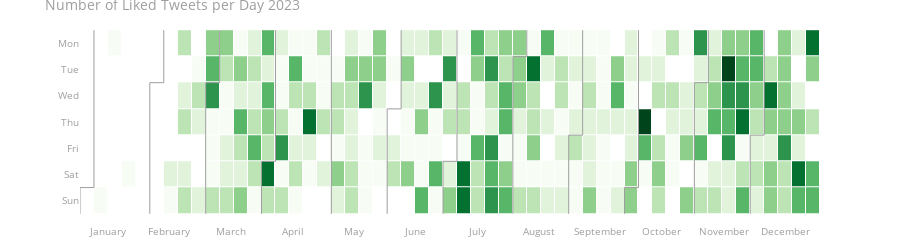

The notebook cell saved with this chart:
### Code cell
from plotly_calplot import calplot

def convert_to_day_df(df):
    # Convert the 'date' column to datetime if it's not already
    df['date'] = pd.to_datetime(df['date'])
    day_df = df.groupby(df['date'].dt.date).size().reset_index(name='num_tweets')
    
    return day_df

day_df = convert_to_day_df(df)
day_df.head(2)

fig = calplot(day_df[(day_df['date'].astype(str)>'2023-01-01') & (day_df['date'].astype(str) < '2024-01-01')], x="date", y="num_tweets", 
              start_month = 1,
    end_month = 12,
    )

# set height of the figure
fig.update_layout(height=250)
# add title 
fig.update_layout(title='Number of Liked Tweets per Day 2023')
fig.show()

### Figure 1 — Plotly figure (JSON) as saved in the notebook; plotly's stock layout.template omitted (floating-point values rounded to 4 significant figures; data arrays with more than 128 entries replaced by an {"elided": "..."} marker saying what was removed)
{"data": [{"colorscale": [[0, "rgb(247,252,245)"], [0.125, "rgb(229,245,224)"], [0.25, "rgb(199,233,192)"], [0.375, "rgb(161,217,155)"], [0.5, "rgb(116,196,118)"], [0.625, "rgb(65,171,93)"], [0.75, "rgb(35,139,69)"], [0.875, "rgb(0,109,44)"], [1, "rgb(0,68,27)"]], "customdata": {"elided": "365x2 str values"}, "hovertemplate": "%{customdata[0]} <br>Week=%{x} <br>%{customdata[1]}=%{z}", "name": "2023", "showscale": false, "type": "heatmap", "x": {"elided": "365 int values"}, "xaxis": "x", "xgap": 1, "y": {"elided": "365 int values"}, "yaxis": "y", "ygap": 1, "z": {"elided": "365 int values"}, "zmax": 8, "zmin": 1}, {"hoverinfo": "skip", "line": {"color": "#9e9e9e", "width": 1}, "mode": "lines", "type": "scatter", "x": [-0.5, -0.5], "xaxis": "x", "y": [5.5, 6.5], "yaxis": "y"}, {"hoverinfo": "skip", "line": {"color": "#9e9e9e", "width": 1}, "mode": "lines", "type": "scatter", "x": [-0.5, 0.5], "xaxis": "x", "y": [5.5, 5.5], "yaxis": "y"}, {"hoverinfo": "skip", "line": {"color": "#9e9e9e", "width": 1}, "mode": "lines", "type": "scatter", "x": [0.5, 0.5], "xaxis": "x", "y": [5.5, -0.5], "yaxis": "y"}, {"hoverinfo": "skip", "line": {"color": "#9e9e9e", "width": 1}, "mode": "lines", "type": "scatter", "x": [4.5, 4.5], "xaxis": "x", "y": [1.5, 6.5], "yaxis": "y"}, {"hoverinfo": "skip", "line": {"color": "#9e9e9e", "width": 1}, "mode": "lines", "type": "scatter", "x": [4.5, 5.5], "xaxis": "x", "y": [1.5, 1.5], "yaxis": "y"}, {"hoverinfo": "skip", "line": {"color": "#9e9e9e", "width": 1}, "mode": "lines", "type": "scatter", "x": [5.5, 5.5], "xaxis": "x", "y": [1.5, -0.5], "yaxis": "y"}, {"hoverinfo": "skip", "line": {"color": "#9e9e9e", "width": 1}, "mode": "lines", "type": "scatter", "x": [8.5, 8.5], "xaxis": "x", "y": [1.5, 6.5], "yaxis": "y"}, {"hoverinfo": "skip", "line": {"color": "#9e9e9e", "width": 1}, "mode": "lines", "type": "scatter", "x": [8.5, 9.5], "xaxis": "x", "y": [1.5, 1.5], "yaxis": "y"}, {"hoverinfo": "skip", "line": {"color": "#9e9e9e", "width": 1}, "mode": "lines", "type": "scatter", "x": [9.5, 9.5], "xaxis": "x", "y": [1.5, -0.5], "yaxis": "y"}, {"hoverinfo": "skip", "line": {"color": "#9e9e9e", "width": 1}, "mode": "lines", "type": "scatter", "x": [12.5, 12.5], "xaxis": "x", "y": [4.5, 6.5], "yaxis": "y"}, {"hoverinfo": "skip", "line": {"color": "#9e9e9e", "width": 1}, "mode": "lines", "type": "scatter", "x": [12.5, 13.5], "xaxis": "x", "y": [4.5, 4.5], "yaxis": "y"}, {"hoverinfo": "skip", "line": {"color": "#9e9e9e", "width": 1}, "mode": "lines", "type": "scatter", "x": [13.5, 13.5], "xaxis": "x", "y": [4.5, -0.5], "yaxis": "y"}, {"hoverinfo": "skip", "line": {"color": "#9e9e9e", "width": 1}, "mode": "lines", "type": "scatter", "x": [17.5, 17.5], "xaxis": "x", "y": [-0.5, 6.5], "yaxis": "y"}, {"hoverinfo": "skip", "line": {"color": "#9e9e9e", "width": 1}, "mode": "lines", "type": "scatter", "x": [21.5, 21.5], "xaxis": "x", "y": [2.5, 6.5], "yaxis": "y"}, {"hoverinfo": "skip", "line": {"color": "#9e9e9e", "width": 1}, "mode": "lines", "type": "scatter", "x": [21.5, 22.5], "xaxis": "x", "y": [2.5, 2.5], "yaxis": "y"}, {"hoverinfo": "skip", "line": {"color": "#9e9e9e", "width": 1}, "mode": "lines", "type": "scatter", "x": [22.5, 22.5], "xaxis": "x", "y": [2.5, -0.5], "yaxis": "y"}, {"hoverinfo": "skip", "line": {"color": "#9e9e9e", "width": 1}, "mode": "lines", "type": "scatter", "x": [25.5, 25.5], "xaxis": "x", "y": [4.5, 6.5], "yaxis": "y"}, {"hoverinfo": "skip", "line": {"color": "#9e9e9e", "width": 1}, "mode": "lines", "type": "scatter", "x": [25.5, 26.5], "xaxis": "x", "y": [4.5, 4.5], "yaxis": "y"}, {"hoverinfo": "skip", "line": {"color": "#9e9e9e", "width": 1}, "mode": "lines", "type": "scatter", "x": [26.5, 26.5], "xaxis": "x", "y": [4.5, -0.5], "yaxis": "y"}, {"hoverinfo": "skip", "line": {"color": "#9e9e9e", "width": 1}, "mode": "lines", "type": "scatter", "x": [30.5, 30.5], "xaxis": "x", "y": [0.5, 6.5], "yaxis": "y"}, {"hoverinfo": "skip", "line": {"color": "#9e9e9e", "width": 1}, "mode": "lines", "type": "scatter", "x": [30.5, 31.5], "xaxis": "x", "y": [0.5, 0.5], "yaxis": "y"}, {"hoverinfo": "skip", "line": {"color": "#9e9e9e", "width": 1}, "mode": "lines", "type": "scatter", "x": [31.5, 31.5], "xaxis": "x", "y": [0.5, -0.5], "yaxis": "y"}, {"hoverinfo": "skip", "line": {"color": "#9e9e9e", "width": 1}, "mode": "lines", "type": "scatter", "x": [34.5, 34.5], "xaxis": "x", "y": [3.5, 6.5], "yaxis": "y"}, {"hoverinfo": "skip", "line": {"color": "#9e9e9e", "width": 1}, "mode": "lines", "type": "scatter", "x": [34.5, 35.5], "xaxis": "x", "y": [3.5, 3.5], "yaxis": "y"}, {"hoverinfo": "skip", "line": {"color": "#9e9e9e", "width": 1}, "mode": "lines", "type": "scatter", "x": [35.5, 35.5], "xaxis": "x", "y": [3.5, -0.5], "yaxis": "y"}, {"hoverinfo": "skip", "line": {"color": "#9e9e9e", "width": 1}, "mode": "lines", "type": "scatter", "x": [38.5, 38.5], "xaxis": "x", "y": [5.5, 6.5], "yaxis": "y"}, {"hoverinfo": "skip", "line": {"color": "#9e9e9e", "width": 1}, "mode": "lines", "type": "scatter", "x": [38.5, 39.5], "xaxis": "x", "y": [5.5, 5.5], "yaxis": "y"}, {"hoverinfo": "skip", "line": {"color": "#9e9e9e", "width": 1}, "mode": "lines", "type": "scatter", "x": [39.5, 39.5], "xaxis": "x", "y": [5.5, -0.5], "yaxis": "y"}, {"hoverinfo": "skip", "line": {"color": "#9e9e9e", "width": 1}, "mode": "lines", "type": "scatter", "x": [43.5, 43.5], "xaxis": "x", "y": [1.5, 6.5], "yaxis": "y"}, {"hoverinfo": "skip", "line": {"color": "#9e9e9e", "width": 1}, "mode": "lines", "type": "scatter", "x": [43.5, 44.5], "xaxis": "x", "y": [1.5, 1.5], "yaxis": "y"}, {"hoverinfo": "skip", "line": {"color": "#9e9e9e", "width": 1}, "mode": "lines", "type": "scatter", "x": [44.5, 44.5], "xaxis": "x", "y": [1.5, -0.5], "yaxis": "y"}, {"hoverinfo": "skip", "line": {"color": "#9e9e9e", "width": 1}, "mode": "lines", "type": "scatter", "x": [47.5, 47.5], "xaxis": "x", "y": [3.5, 6.5], "yaxis": "y"}, {"hoverinfo": "skip", "line": {"color": "#9e9e9e", "width": 1}, "mode": "lines", "type": "scatter", "x": [47.5, 48.5], "xaxis": "x", "y": [3.5, 3.5], "yaxis": "y"}, {"hoverinfo": "skip", "line": {"color": "#9e9e9e", "width": 1}, "mode": "lines", "type": "scatter", "x": [48.5, 48.5], "xaxis": "x", "y": [3.5, -0.5], "yaxis": "y"}], "layout": {"font": {"color": "#9e9e9e", "size": 10}, "height": 250, "margin": {"b": 20, "t": 20}, "plot_bgcolor": "#fff", "showlegend": false, "title": {"text": "Number of Liked Tweets per Day 2023"}, "xaxis": {"anchor": "y", "domain": [0, 1], "showgrid": false, "showline": false, "tickmode": "array", "ticktext": ["January", "February", "March", "April", "May", "June", "July", "August", "September", "October", "November", "December"], "tickvals": [1.5, 5.909, 10.32, 14.73, 19.14, 23.55, 27.95, 32.36, 36.77, 41.18, 45.59, 50], "zeroline": false}, "yaxis": {"anchor": "x", "autorange": "reversed", "domain": [0, 1], "showgrid": false, "showline": false, "tickmode": "array", "ticktext": ["Mon", "Tue", "Wed", "Thu", "Fri", "Sat", "Sun"], "tickvals": [0, 1, 2, 3, 4, 5, 6], "zeroline": false}}}
